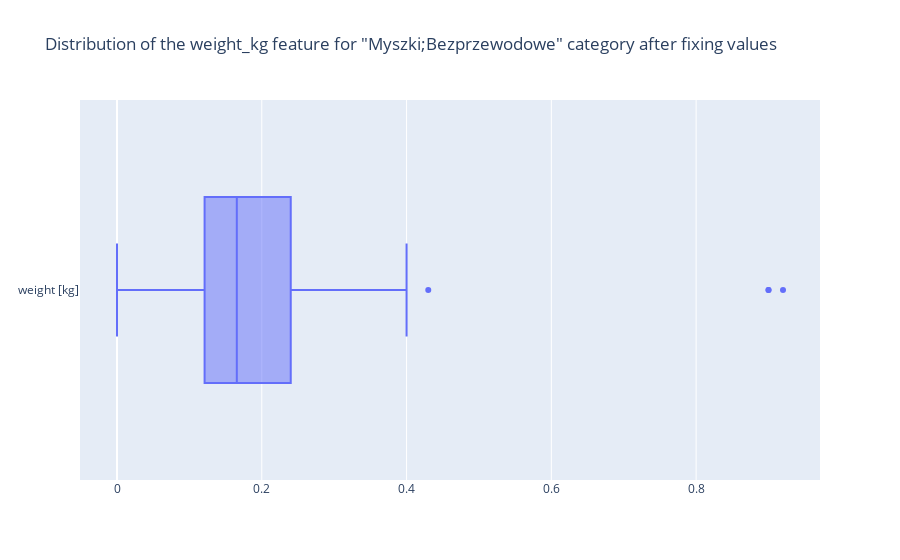

Here is the notebook cell this chart was saved with:
### Markdown cell above
Po poprawieniu błędów:

### Code cell
fig = go.Figure()

fig.add_trace(go.Box(
    x=df_products[df_products['category_path'] == 'Myszki;Bezprzewodowe']['weight_kg'], name='weight [kg]'))

fig.update_layout(title_text='Distribution of the weight_kg feature for "Myszki;Bezprzewodowe" category after fixing values')

### Figure 1 — Plotly figure (JSON) as saved in the notebook; plotly's stock layout.template omitted (floating-point values rounded to 4 significant figures)
{"data": [{"name": "weight [kg]", "type": "box", "x": [0.107, 0.29, 0.9, 0.188, 0.166, 0.25, 0.25, 0.17, 0.18, 0.068, 0.371, 0.4, 0.127, 0.26, 0.127, 0.18, 0.24, 0.24, 0.24, 0.14, 0.92, 0.13, 0.15, 0.08, 0.24, 0, 0.12, 0.43, 0.9, 0.39, 0.09, 0.32, 0.1, 0.13, 0.126, 0.099, 0.13, 0.26, 0.23, 0.333, 0.334, 0.1, 0.224, 0.16, 0.133, 0.157, 0.19, 0.182, 0.39, 0.182, 0.23, 0.204, 0.36, 0.371, 0.165, 0.167, 0.131, 0.14, 0.235, 0.33, 0.148, 0.266, 0.25, 0.286, 0.1, 0.1, 0.13, 0.18, 0.105, 0.08, 0.101, 0.26, 0.106, 0.1, 0.13, 0.14, 0.18, 0.06, 0.06, 0.099, 0.147, 0.125, 0.125, 0.065, 0.143, 0.125, 0.181, 0.125, 0.32, 0.12, 0.12, 0.12, 0.121, 0.16, 0.241, 0.052, 0.186, 0.142, 0.141, 0.215, 0.18, 0.212, 0.07, 0.21, 0.18, 0.4, 0.26, 0.07, 0.12, 0.185]}], "layout": {"title": {"text": "Distribution of the weight_kg feature for \"Myszki;Bezprzewodowe\" category after fixing values"}}}
